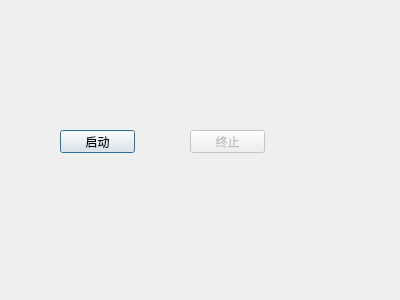
<?xml version="1.0" encoding="UTF-8"?>
<ui version="4.0">
 <class>Dialog</class>
 <widget class="QDialog" name="Dialog">
  <property name="geometry">
   <rect>
    <x>0</x>
    <y>0</y>
    <width>400</width>
    <height>300</height>
   </rect>
  </property>
  <property name="windowTitle">
   <string>Dialog</string>
  </property>
  <widget class="QPushButton" name="startButton">
   <property name="geometry">
    <rect>
     <x>60</x>
     <y>130</y>
     <width>75</width>
     <height>23</height>
    </rect>
   </property>
   <property name="text">
    <string>启动</string>
   </property>
  </widget>
  <widget class="QPushButton" name="EndButton">
   <property name="enabled">
    <bool>false</bool>
   </property>
   <property name="geometry">
    <rect>
     <x>190</x>
     <y>130</y>
     <width>75</width>
     <height>23</height>
    </rect>
   </property>
   <property name="sizePolicy">
    <sizepolicy hsizetype="Minimum" vsizetype="Fixed">
     <horstretch>0</horstretch>
     <verstretch>0</verstretch>
    </sizepolicy>
   </property>
   <property name="text">
    <string>终止</string>
   </property>
  </widget>
 </widget>
 <layoutdefault spacing="6" margin="11"/>
 <resources/>
 <connections/>
</ui>
